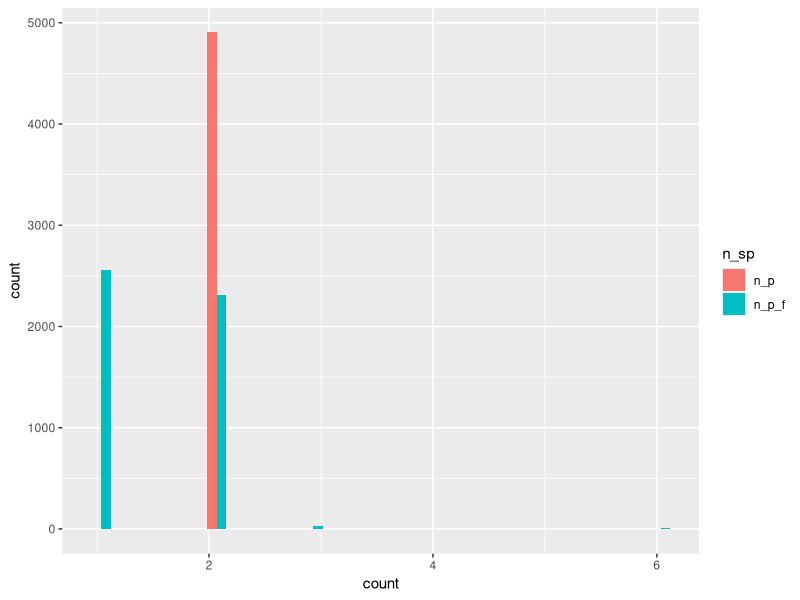
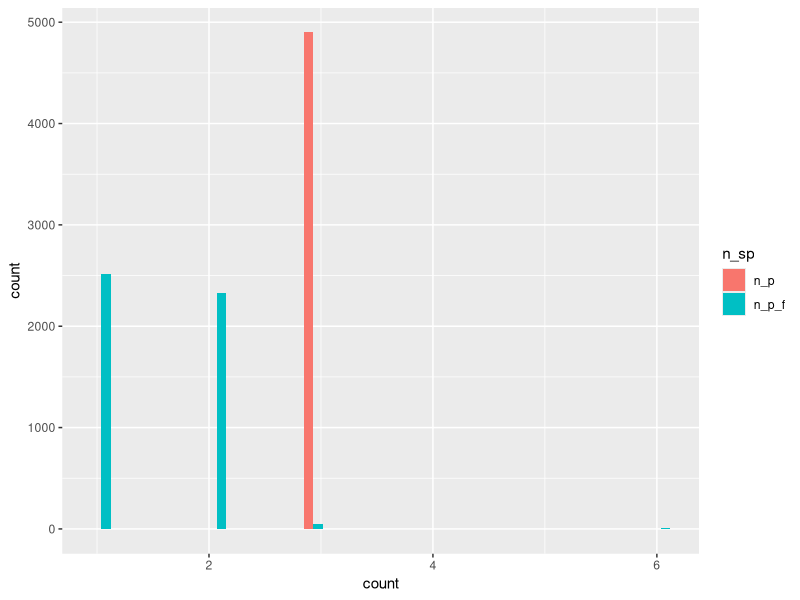
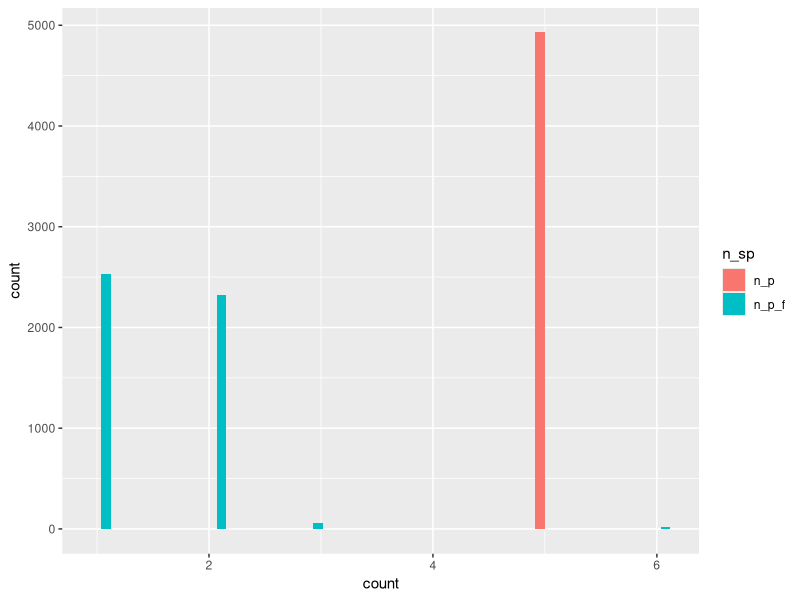
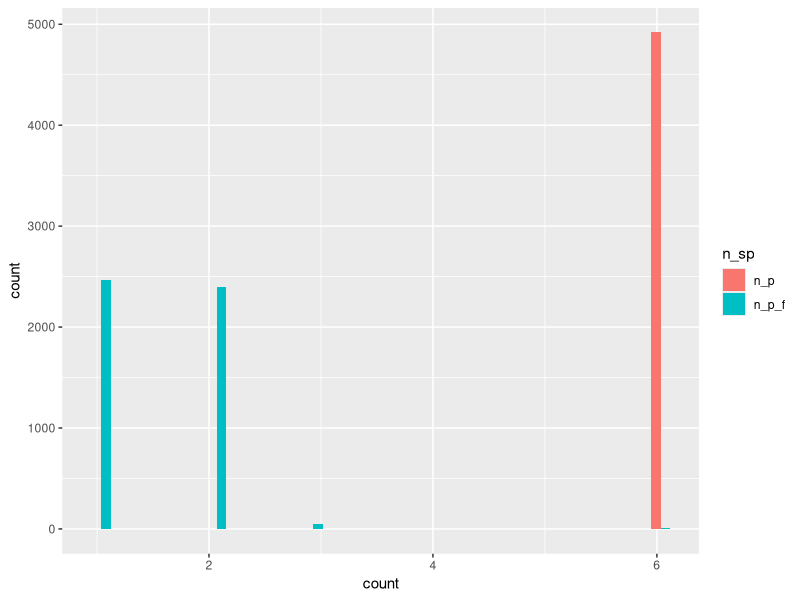

Reproduce these figures in R, in order.

library(tidyverse)
setwd("~/Desktop/phd/plant_soil_feedback/code/")
data = read.csv('../data/results.csv', row.names = 1)
#Plot histogram for 2 species 
#Get data 2 sp
data_2sp = data %>% filter(n_p == 2) %>% gather(key = 'n_sp', value = 'count', -n_sim)
ggplot(data = data_2sp, aes(x = count, fill = n_sp))+ 
  geom_histogram(position = 'dodge')
data_3sp = data %>% filter(n_p == 3) %>% gather(key = 'n_sp', value = 'count', -n_sim)
ggplot(data = data_3sp, aes(x = count, fill = n_sp))+ 
  geom_histogram(position = 'dodge')
data_5sp = data %>% filter(n_p == 5) %>% gather(key = 'n_sp', value = 'count', -n_sim)
ggplot(data = data_5sp, aes(x = count, fill = n_sp))+ 
  geom_histogram(position = 'dodge')
data_6sp = data %>% filter(n_p == 6) %>% gather(key = 'n_sp', value = 'count', -n_sim)
ggplot(data = data_6sp, aes(x = count, fill = n_sp))+ 
  geom_histogram(position = 'dodge')

